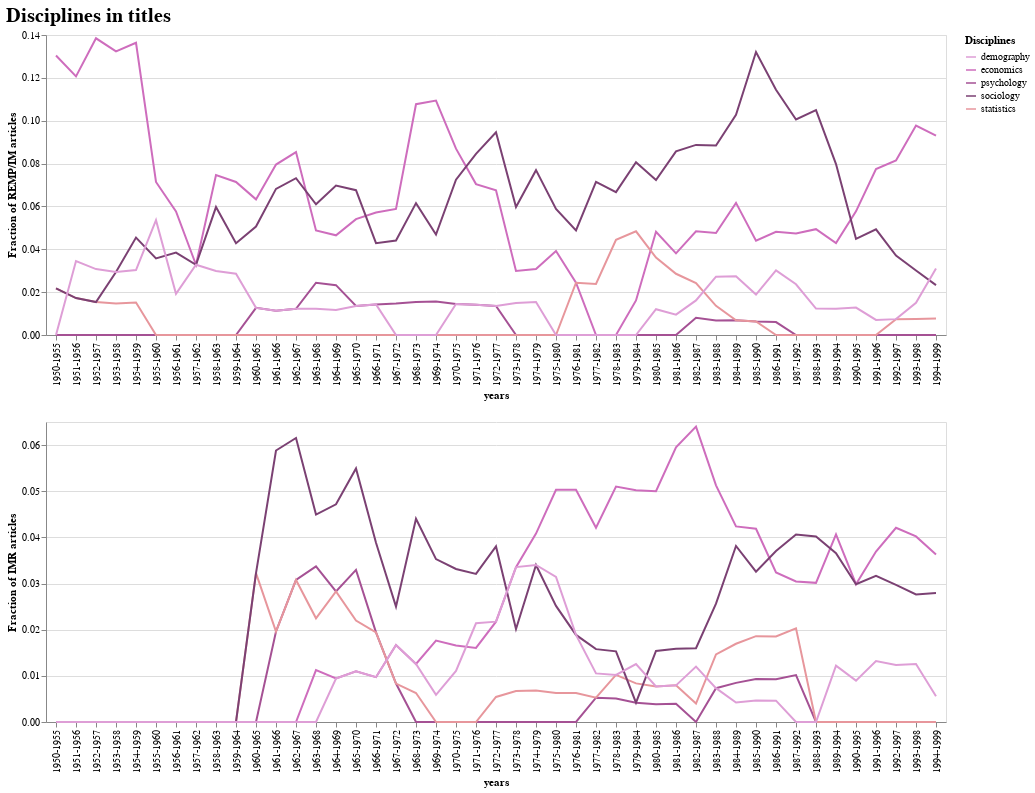

This figure's notebook cell:
### Code cell
alt.vconcat(c7, c8).properties(
    title='Disciplines in titles'
).configure_title(
    fontSize=20,
    font='Verdana',
    align='center',
    color='black',
)

### Figure 1 — Vega-Lite specification as saved in the notebook (floating-point values rounded to 4 significant figures; data arrays with more than 128 entries replaced by an {"elided": "..."} marker saying what was removed)
{"config": {"view": {"continuousWidth": 400, "continuousHeight": 300}, "title": {"align": "center", "color": "black", "font": "Verdana", "fontSize": 20}}, "vconcat": [{"data": {"name": "data-5ba4c73873ed0cb5535bfd563f6cb65f"}, "mark": "line", "encoding": {"color": {"type": "ordinal", "field": "migration_type", "scale": {"reverse": true, "scheme": "category20b"}, "title": "Disciplines"}, "x": {"type": "nominal", "axis": {"tickCount": 10}, "field": "years"}, "y": {"type": "quantitative", "field": "Fraction of REMP/IM articles"}}}, {"data": {"name": "data-b8faef812c63f8c17c0420caea73a73f"}, "mark": "line", "encoding": {"color": {"type": "ordinal", "field": "migration_type", "scale": {"reverse": true, "scheme": "category20b"}, "title": "Disciplines"}, "x": {"type": "nominal", "axis": {"tickCount": 10}, "field": "years"}, "y": {"type": "quantitative", "field": "Fraction of IMR articles"}}}], "title": "Disciplines in titles", "$schema": "https://vega.github.io/schema/vega-lite/v4.8.1.json", "datasets": {"data-5ba4c73873ed0cb5535bfd563f6cb65f": {"elided": "225 records"}, "data-b8faef812c63f8c17c0420caea73a73f": {"elided": "225 records"}}}
